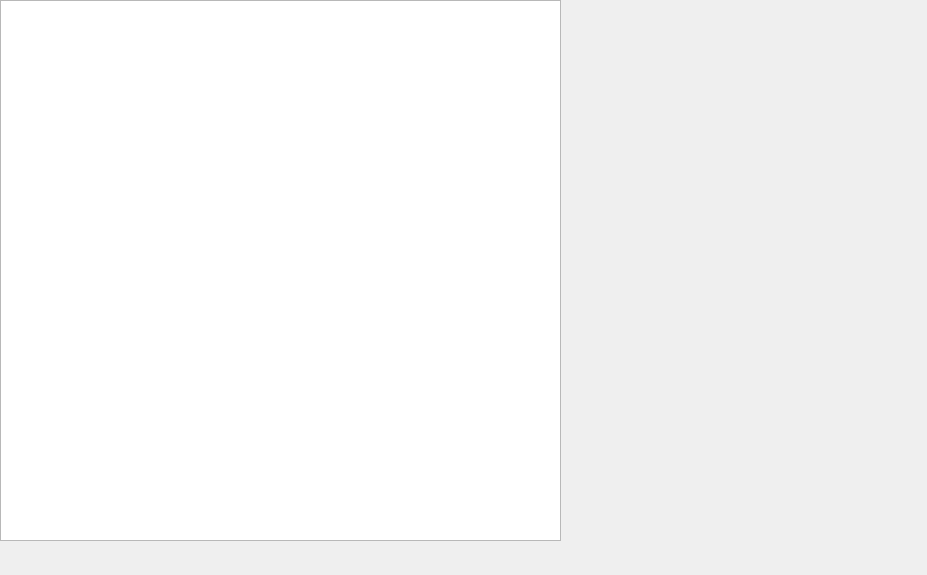
<?xml version="1.0" encoding="UTF-8"?>
<ui version="4.0">
 <class>MainWindow</class>
 <widget class="QMainWindow" name="MainWindow">
  <property name="geometry">
   <rect>
    <x>0</x>
    <y>0</y>
    <width>927</width>
    <height>575</height>
   </rect>
  </property>
  <property name="windowTitle">
   <string>MainWindow</string>
  </property>
  <widget class="QWidget" name="centralwidget">
   <widget class="QTreeView" name="treeView">
    <property name="geometry">
     <rect>
      <x>0</x>
      <y>0</y>
      <width>561</width>
      <height>541</height>
     </rect>
    </property>
    <property name="sizePolicy">
     <sizepolicy hsizetype="Preferred" vsizetype="Preferred">
      <horstretch>0</horstretch>
      <verstretch>0</verstretch>
     </sizepolicy>
    </property>
    <property name="mouseTracking">
     <bool>false</bool>
    </property>
   </widget>
   <widget class="QWidget" name="verticalLayoutWidget">
    <property name="geometry">
     <rect>
      <x>560</x>
      <y>49</y>
      <width>361</width>
      <height>491</height>
     </rect>
    </property>
    <layout class="QVBoxLayout" name="verticalLayout">
     <item>
      <widget class="QLabel" name="image">
       <property name="text">
        <string/>
       </property>
       <property name="alignment">
        <set>Qt::AlignCenter</set>
       </property>
      </widget>
     </item>
     <item>
      <widget class="QLabel" name="size">
       <property name="lineWidth">
        <number>4</number>
       </property>
       <property name="text">
        <string/>
       </property>
       <property name="alignment">
        <set>Qt::AlignCenter</set>
       </property>
      </widget>
     </item>
     <item>
      <widget class="QLabel" name="resolution">
       <property name="text">
        <string/>
       </property>
       <property name="alignment">
        <set>Qt::AlignCenter</set>
       </property>
      </widget>
     </item>
     <item>
      <widget class="QLabel" name="depth">
       <property name="text">
        <string/>
       </property>
       <property name="alignment">
        <set>Qt::AlignCenter</set>
       </property>
      </widget>
     </item>
    </layout>
   </widget>
  </widget>
  <widget class="QMenuBar" name="menubar">
   <property name="geometry">
    <rect>
     <x>0</x>
     <y>0</y>
     <width>927</width>
     <height>26</height>
    </rect>
   </property>
  </widget>
 </widget>
 <resources/>
 <connections/>
</ui>
